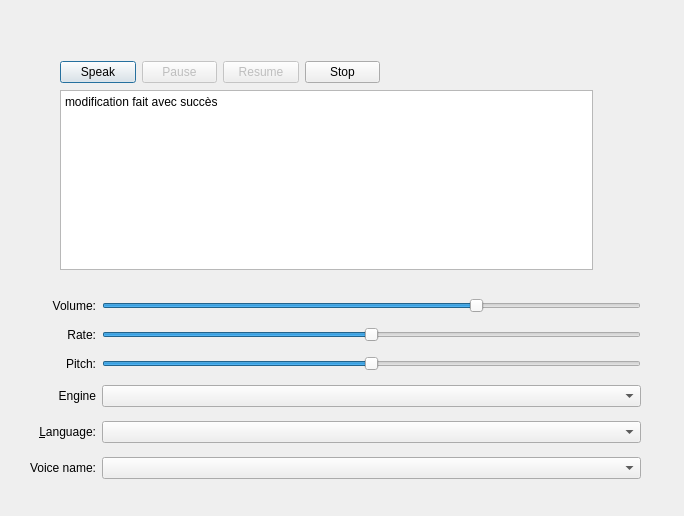
<?xml version="1.0" encoding="UTF-8"?>
<ui version="4.0">
 <class>SpeekModifier</class>
 <widget class="QDialog" name="SpeekModifier">
  <property name="geometry">
   <rect>
    <x>0</x>
    <y>0</y>
    <width>684</width>
    <height>516</height>
   </rect>
  </property>
  <property name="windowTitle">
   <string>Dialog</string>
  </property>
  <widget class="QPlainTextEdit" name="plainTextEdit">
   <property name="geometry">
    <rect>
     <x>60</x>
     <y>90</y>
     <width>533</width>
     <height>180</height>
    </rect>
   </property>
   <property name="sizePolicy">
    <sizepolicy hsizetype="Expanding" vsizetype="Expanding">
     <horstretch>0</horstretch>
     <verstretch>0</verstretch>
    </sizepolicy>
   </property>
   <property name="plainText">
    <string>modification fait avec succès

</string>
   </property>
  </widget>
  <widget class="QWidget" name="layoutWidget_2">
   <property name="geometry">
    <rect>
     <x>30</x>
     <y>290</y>
     <width>611</width>
     <height>201</height>
    </rect>
   </property>
   <layout class="QGridLayout" name="gridLayout">
    <item row="4" column="0">
     <widget class="QLabel" name="label_5">
      <property name="sizePolicy">
       <sizepolicy hsizetype="Minimum" vsizetype="Preferred">
        <horstretch>0</horstretch>
        <verstretch>0</verstretch>
       </sizepolicy>
      </property>
      <property name="text">
       <string>Engine</string>
      </property>
      <property name="alignment">
       <set>Qt::AlignRight|Qt::AlignTrailing|Qt::AlignVCenter</set>
      </property>
     </widget>
    </item>
    <item row="3" column="0">
     <widget class="QLabel" name="label_3">
      <property name="sizePolicy">
       <sizepolicy hsizetype="Minimum" vsizetype="Preferred">
        <horstretch>0</horstretch>
        <verstretch>0</verstretch>
       </sizepolicy>
      </property>
      <property name="text">
       <string>Pitch:</string>
      </property>
      <property name="alignment">
       <set>Qt::AlignRight|Qt::AlignTrailing|Qt::AlignVCenter</set>
      </property>
     </widget>
    </item>
    <item row="5" column="0">
     <widget class="QLabel" name="label_4">
      <property name="sizePolicy">
       <sizepolicy hsizetype="Minimum" vsizetype="Preferred">
        <horstretch>0</horstretch>
        <verstretch>0</verstretch>
       </sizepolicy>
      </property>
      <property name="text">
       <string>&amp;Language:</string>
      </property>
      <property name="alignment">
       <set>Qt::AlignRight|Qt::AlignTrailing|Qt::AlignVCenter</set>
      </property>
      <property name="buddy">
       <cstring>language</cstring>
      </property>
     </widget>
    </item>
    <item row="3" column="2">
     <widget class="QSlider" name="pitch">
      <property name="minimum">
       <number>-10</number>
      </property>
      <property name="maximum">
       <number>10</number>
      </property>
      <property name="singleStep">
       <number>1</number>
      </property>
      <property name="orientation">
       <enum>Qt::Horizontal</enum>
      </property>
     </widget>
    </item>
    <item row="6" column="0">
     <widget class="QLabel" name="label_6">
      <property name="text">
       <string>Voice name:</string>
      </property>
      <property name="alignment">
       <set>Qt::AlignRight|Qt::AlignTrailing|Qt::AlignVCenter</set>
      </property>
     </widget>
    </item>
    <item row="1" column="2">
     <widget class="QSlider" name="volume">
      <property name="maximum">
       <number>100</number>
      </property>
      <property name="singleStep">
       <number>5</number>
      </property>
      <property name="pageStep">
       <number>20</number>
      </property>
      <property name="value">
       <number>70</number>
      </property>
      <property name="orientation">
       <enum>Qt::Horizontal</enum>
      </property>
     </widget>
    </item>
    <item row="5" column="2">
     <widget class="QComboBox" name="language">
      <property name="sizePolicy">
       <sizepolicy hsizetype="Expanding" vsizetype="Fixed">
        <horstretch>0</horstretch>
        <verstretch>0</verstretch>
       </sizepolicy>
      </property>
     </widget>
    </item>
    <item row="6" column="2">
     <widget class="QComboBox" name="voice"/>
    </item>
    <item row="2" column="0">
     <widget class="QLabel" name="label">
      <property name="sizePolicy">
       <sizepolicy hsizetype="Minimum" vsizetype="Preferred">
        <horstretch>0</horstretch>
        <verstretch>0</verstretch>
       </sizepolicy>
      </property>
      <property name="text">
       <string>Rate:</string>
      </property>
      <property name="alignment">
       <set>Qt::AlignRight|Qt::AlignTrailing|Qt::AlignVCenter</set>
      </property>
     </widget>
    </item>
    <item row="1" column="0">
     <widget class="QLabel" name="label_2">
      <property name="sizePolicy">
       <sizepolicy hsizetype="Minimum" vsizetype="Preferred">
        <horstretch>0</horstretch>
        <verstretch>0</verstretch>
       </sizepolicy>
      </property>
      <property name="text">
       <string>Volume:</string>
      </property>
      <property name="alignment">
       <set>Qt::AlignRight|Qt::AlignTrailing|Qt::AlignVCenter</set>
      </property>
     </widget>
    </item>
    <item row="2" column="2">
     <widget class="QSlider" name="rate">
      <property name="minimum">
       <number>-10</number>
      </property>
      <property name="maximum">
       <number>10</number>
      </property>
      <property name="orientation">
       <enum>Qt::Horizontal</enum>
      </property>
     </widget>
    </item>
    <item row="4" column="2">
     <widget class="QComboBox" name="engine">
      <property name="sizePolicy">
       <sizepolicy hsizetype="Expanding" vsizetype="Fixed">
        <horstretch>0</horstretch>
        <verstretch>0</verstretch>
       </sizepolicy>
      </property>
     </widget>
    </item>
   </layout>
  </widget>
  <widget class="QWidget" name="layoutWidget">
   <property name="geometry">
    <rect>
     <x>60</x>
     <y>60</y>
     <width>320</width>
     <height>25</height>
    </rect>
   </property>
   <layout class="QHBoxLayout" name="horizontalLayout">
    <item>
     <widget class="QPushButton" name="speakButton">
      <property name="text">
       <string>Speak</string>
      </property>
     </widget>
    </item>
    <item>
     <widget class="QPushButton" name="pauseButton">
      <property name="enabled">
       <bool>false</bool>
      </property>
      <property name="text">
       <string>Pause</string>
      </property>
     </widget>
    </item>
    <item>
     <widget class="QPushButton" name="resumeButton">
      <property name="enabled">
       <bool>false</bool>
      </property>
      <property name="text">
       <string>Resume</string>
      </property>
     </widget>
    </item>
    <item>
     <widget class="QPushButton" name="stopButton">
      <property name="text">
       <string>Stop</string>
      </property>
     </widget>
    </item>
   </layout>
  </widget>
 </widget>
 <resources/>
 <connections/>
</ui>
